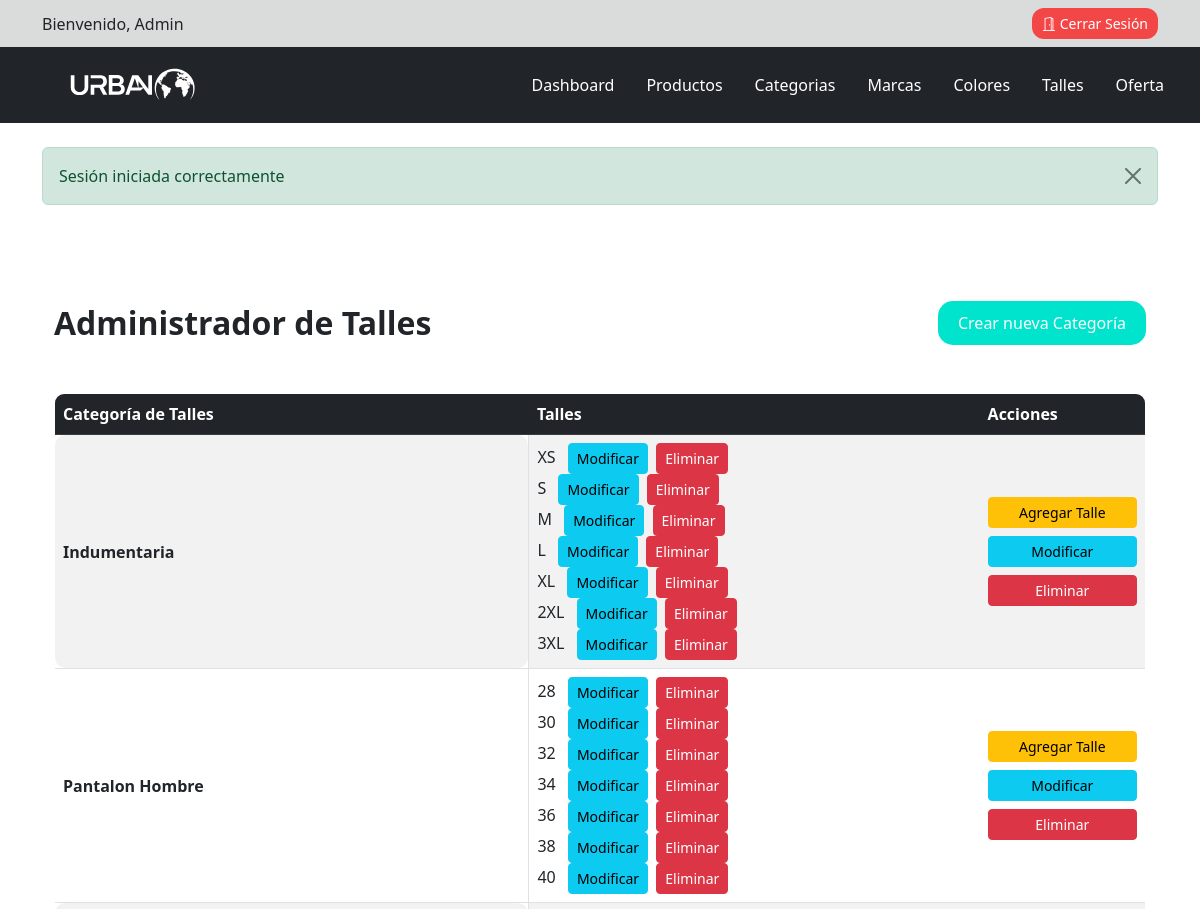
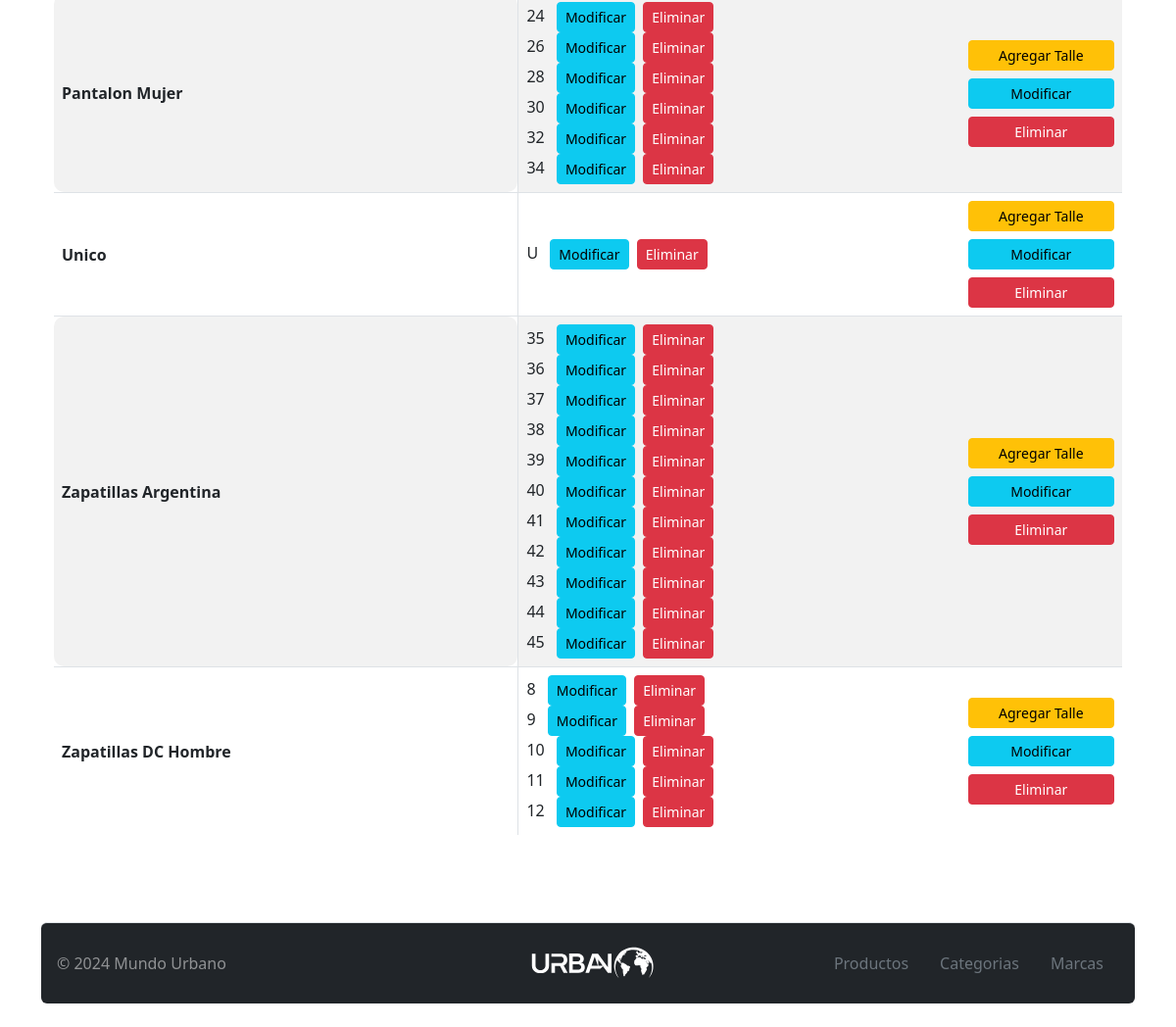
Page /admin/index.php?link=admin_talles (signed in) on the committed database (2 pictures, top to bottom).
### tables this page shows
CREATE TABLE `talles` (
  `id` int(10) UNSIGNED NOT NULL COMMENT 'Identificador de la tabla talles',
  `categoria_talle` varchar(256) NOT NULL COMMENT 'Nombre para identificar a que talle pertenece ( Zapatilla Dc, Zapatilla Rusty, Remeras, etc..)',
  `talle` varchar(50) NOT NULL
);

### classes/Talle.php (called while the page is built, shortened)
<?PHP
class Talle {
    private $id;
    private $categoria_talle;
    private $talle;
    public static function get_all_grouped_by_categoria(): array
    {
        $conexion = Conexion::getConexion();
        $query = "SELECT * FROM talles ORDER BY categoria_talle, id";
        $PDOStatement = $conexion->prepare($query);
        $PDOStatement->setFetchMode(PDO::FETCH_CLASS, self::class);
        $PDOStatement->execute();
        $tallesPorCategoria = [];
        while ($talle = $PDOStatement->fetch()) {
            $tallesPorCategoria[$talle->getCategoria_talle()][] = $talle;
        }
        return $tallesPorCategoria;
    }
    public function getId()
    {
        return $this->id;
    }
    public function getCategoria_talle()
    {
        return $this->categoria_talle;
    }
    public function getTalle()
    {
        return $this->talle;
    }
}

### admin/views/admin_talles.php (the view)
<?php
$tallesPorCategoria = Talle::get_all_grouped_by_categoria();
?>
<div class="container py-5">
    <div class="d-flex justify-content-between align-items-center mb-5">
        <h2 class="fw-bold m-0">Administrador de Talles</h2>
        <a href="index.php?link=add_categoria_talle" class="btn boton-custom">Crear nueva Categoría</a>
    </div>
    <div class="table-responsive">
        <table class="table table-striped table-hover align-middle table-custom">
            <thead class="table-dark">
                <tr>
                    <th scope="col" width="5%">Categoría de Talles</th>
                    <th scope="col" width="5%">Talles</th>
                    <th scope="col" width="1%">Acciones</th>
                </tr>
            </thead>
            <tbody>
                <?php foreach ($tallesPorCategoria as $categoria => $talles): ?>
                    <tr>
                        <td class="fw-bold table-custom"><?= $categoria; ?></td>
                        <td>
                            <ul class="list-unstyled mb-0">
                                <?php foreach ($talles as $talle): ?>
                                    <li>
                                        <?= $talle->getTalle(); ?>
                                        <a href="index.php?link=edit_talle&id=<?= $talle->getId(); ?>" class="btn btn-sm btn-info ms-2">Modificar</a>
                                        <a href="index.php?link=delete_talle&id=<?= $talle->getId(); ?>" class="btn btn-sm btn-danger ms-1">Eliminar</a>
                                    </li>
                                <?php endforeach; ?>
                            </ul>
                        </td>
                        <td>
                            <div class="d-flex flex-column gap-2">
                                <a href="index.php?link=add_talle_categoria&categoria=<?= $categoria; ?>" class="btn btn-sm btn-warning">Agregar Talle</a>
                                <a href="index.php?link=edit_categoria_talle&categoria=<?= $categoria; ?>" class="btn btn-sm btn-info">Modificar</a>
                                <a href="index.php?link=delete_categoria_talle&categoria=<?= $categoria; ?>" class="btn btn-sm btn-danger">Eliminar</a>
                            </div>
                        </td>
                    </tr>
                <?php endforeach; ?>
            </tbody>
        </table>
    </div>
</div>

### css/styles.css (style rules this page uses)
.boton-custom { background-color: #00E3CC; color: #fff; border: none; padding: 10px 20px; font-size: 16px; border-radius: 15px; transition: background-color 0.3s ease; }
.table-custom { border-radius: 10px; overflow: hidden; border: 1px solid #dee2e6; }

### rows in the picture
talles: talle "XS"
talles: talle "S"
talles: talle "M"
talles: talle "L"
talles: talle "XL"
talles: talle "2XL"
talles: talle "3XL"
talles: talle "28"
talles: talle "30"
talles: talle "32"
talles: talle "34"
talles: talle "36"
talles: talle "38"
talles: talle "40"
talles: talle "24"
talles: talle "26"
talles: talle "28"
talles: talle "30"
talles: talle "32"
talles: talle "34"
talles: talle "U"
talles: talle "35"
talles: talle "36"
talles: talle "37"
talles: talle "38"
talles: talle "39"
talles: talle "40"
talles: talle "41"
talles: talle "42"
talles: talle "43"
talles: talle "44"
talles: talle "45"
talles: talle "8"
talles: talle "9"
talles: talle "10"
talles: talle "11"
talles: talle "12"

### other values in the picture
$userData['nombre'] "Admin"
$categoria "Indumentaria"
$categoria "Pantalon Hombre"
$categoria "Pantalon Mujer"
$categoria "Unico"
$categoria "Zapatillas Argentina"
$categoria "Zapatillas DC Hombre"
